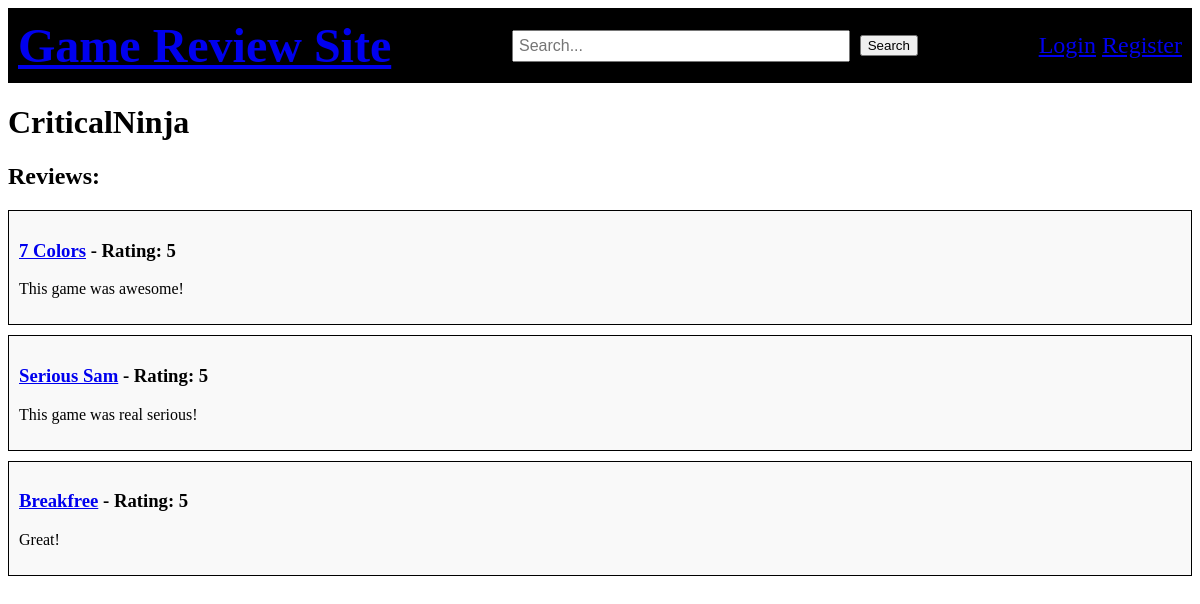
Page /profile/CriticalNinja on the committed database.
### tables this page shows
CREATE TABLE User (
            UserID INTEGER PRIMARY KEY,
            Username TEXT NOT NULL,
            Email TEXT NOT NULL,
            Password TEXT NOT NULL
        );

CREATE TABLE Review (
        ReviewID INTEGER PRIMARY KEY,
        Content TEXT,
        Rating INTEGER,
        Likes INTEGER DEFAULT 0,
        Dislikes INTEGER DEFAULT 0,
        Timestamp TEXT DEFAULT CURRENT_TIMESTAMP,
        UserID INTEGER,
        GameGUID TEXT,
        FOREIGN KEY(UserID) REFERENCES User(UserID),
        FOREIGN KEY(GameGUID) REFERENCES Game(GUID)
    );

CREATE TABLE Game (
            GUID TEXT PRIMARY KEY,
            Name TEXT NOT NULL,
            Description TEXT,
            ReleaseDate TEXT
        );

### app.py (the view)
@app.route('/profile/<username>')
def profile(username):
    db = get_db()
    cur = db.execute("SELECT * FROM User WHERE Username = ?", (username,))
    user = cur.fetchone()
    if user is not None:
        cur = db.execute("""
            SELECT r.*, g.Name as GameName
            FROM Review r
            INNER JOIN Game g ON r.GameGUID = g.GUID
            WHERE r.UserID = ?
        """, (user[0],))  # Assuming UserID is the 1st column in the users table
        reviews = cur.fetchall()
        reviews = [dict(review) for review in reviews]
        return render_template('profile.html', user=user, reviews=reviews)
    else:
        return "User not found", 404

### app.py (called while the page is built)
@app.before_request
def before_request():
    g.db = get_db()

@app.after_request
def add_header(response):
    response.headers['Cache-Control'] = 'no-store'
    return response

### db.py (called while the page is built)
def get_db():
    if 'db' not in g:
        g.db = sqlite3.connect('games.db')
        g.db.row_factory = sqlite3.Row
    return g.db

### templates/profile.html (shortened to what this page needs)
<!DOCTYPE html>
<html>
<head>
</head>
<body>
    <div class="header">
        <h1 class="header-title"><a href="{{ url_for('index') }}">Game Review Site</a></h1>
        <form class="search-bar" action="{{ url_for('search') }}" method="post">
            <input type="text" name="search" placeholder="Search...">
            <input type="submit" value="Search">
        </form>
        <div>
            {% if 'user_id' in session %}
                <form class="inline" action="{{ url_for('profile', username=user.Username) }}" method="get">
                    <button class="auth-button" type="submit">Profile</button>
                </form>
                <span>Welcome, {{ session['Username'] }}</span>
                <a class="auth-button" href="{{ url_for('logout') }}">Logout</a>
            {% else %}
                <a class="auth-button" href="{{ url_for('login') }}">Login</a>
                <a class="auth-button" href="{{ url_for('register') }}">Register</a>
            {% endif %}
        </div>
    </div>
    <div class="content">
        <h1>{{ user.Username }}</h1>
        <h2>Reviews:</h2>
        <div class="reviews-container">
            {% for review in reviews %}
                <div class="review-box">
                    <h3><a href="{{ url_for('game_page', guid=review.GameGUID) }}">{{ review.GameName }}</a> - Rating: {{ review.Rating }}</h3>
                    <p>{{ review.Content }}</p>
                </div>
            {% endfor %}
        </div>
    </div>
</body>
</html>

### templates/profile.html (style rules this page uses)
.header { background-color: black; color: white; padding: 10px; text-align: left; font-size: 24px; display: flex; justify-content: space-between; align-items: center; }
.header-title { margin: 0; }
.search-bar { display: flex; align-items: center; flex-grow: 1; justify-content: center; }
.search-bar input[type="text"] { margin-right: 10px; width: 50%; padding: 5px; font-size: 16px; }
.review-box { border: 1px solid #000; padding: 10px; margin-bottom: 10px; background-color: #f9f9f9; }

### rows in the picture
User: Username "CriticalNinja"
Review: GameName "7 Colors", Rating "5", Content "This game was awesome!"
Review: GameName "Serious Sam", Rating "5", Content "This game was real serious!"
Review: GameName "Breakfree", Rating "5", Content "Great!"
